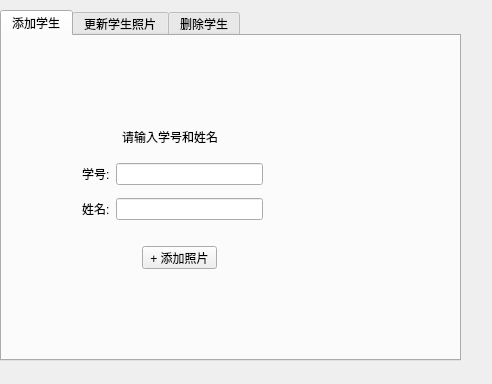
<?xml version="1.0" encoding="UTF-8"?>
<ui version="4.0">
 <class>Frame_stuManage</class>
 <widget class="QWidget" name="Frame_stuManage">
  <property name="geometry">
   <rect>
    <x>0</x>
    <y>0</y>
    <width>492</width>
    <height>384</height>
   </rect>
  </property>
  <property name="windowTitle">
   <string>Form</string>
  </property>
  <widget class="QTabWidget" name="tabWidget">
   <property name="geometry">
    <rect>
     <x>0</x>
     <y>10</y>
     <width>461</width>
     <height>351</height>
    </rect>
   </property>
   <property name="currentIndex">
    <number>0</number>
   </property>
   <property name="iconSize">
    <size>
     <width>20</width>
     <height>20</height>
    </size>
   </property>
   <widget class="QWidget" name="stu_add">
    <attribute name="icon">
     <iconset resource="resource.qrc">
      <normaloff>:/assets/img/addButton.png</normaloff>:/assets/img/addButton.png</iconset>
    </attribute>
    <attribute name="title">
     <string>添加学生</string>
    </attribute>
    <widget class="QWidget" name="view_add_input" native="true">
     <property name="geometry">
      <rect>
       <x>70</x>
       <y>50</y>
       <width>201</width>
       <height>211</height>
      </rect>
     </property>
     <widget class="QPushButton" name="btn_addFace">
      <property name="geometry">
       <rect>
        <x>70</x>
        <y>160</y>
        <width>75</width>
        <height>23</height>
       </rect>
      </property>
      <property name="text">
       <string>+ 添加照片</string>
      </property>
     </widget>
     <widget class="QLabel" name="tip">
      <property name="geometry">
       <rect>
        <x>50</x>
        <y>40</y>
        <width>111</width>
        <height>21</height>
       </rect>
      </property>
      <property name="text">
       <string>请输入学号和姓名</string>
      </property>
     </widget>
     <widget class="QWidget" name="">
      <property name="geometry">
       <rect>
        <x>10</x>
        <y>70</y>
        <width>181</width>
        <height>71</height>
       </rect>
      </property>
      <layout class="QGridLayout" name="gridLayout">
       <item row="0" column="0">
        <widget class="QLabel" name="addstu_id_Label">
         <property name="text">
          <string>学号:</string>
         </property>
        </widget>
       </item>
       <item row="0" column="1">
        <widget class="QLineEdit" name="addstu_id_LineEdit"/>
       </item>
       <item row="1" column="0">
        <widget class="QLabel" name="addstu_name_Label">
         <property name="text">
          <string>姓名:</string>
         </property>
        </widget>
       </item>
       <item row="1" column="1">
        <widget class="QLineEdit" name="addstu_name_LineEdit"/>
       </item>
      </layout>
     </widget>
    </widget>
   </widget>
   <widget class="QWidget" name="stu_update">
    <attribute name="icon">
     <iconset resource="resource.qrc">
      <normaloff>:/assets/img/refresh.png</normaloff>:/assets/img/refresh.png</iconset>
    </attribute>
    <attribute name="title">
     <string>更新学生照片</string>
    </attribute>
    <widget class="QWidget" name="view_update_input" native="true">
     <property name="geometry">
      <rect>
       <x>50</x>
       <y>50</y>
       <width>221</width>
       <height>201</height>
      </rect>
     </property>
     <widget class="QPushButton" name="btn_updateFace">
      <property name="geometry">
       <rect>
        <x>90</x>
        <y>120</y>
        <width>75</width>
        <height>31</height>
       </rect>
      </property>
      <property name="text">
       <string>更新照片</string>
      </property>
     </widget>
     <widget class="QWidget" name="">
      <property name="geometry">
       <rect>
        <x>30</x>
        <y>50</y>
        <width>171</width>
        <height>51</height>
       </rect>
      </property>
      <layout class="QGridLayout" name="gridLayout_2">
       <item row="0" column="1">
        <widget class="QLineEdit" name="tb_id_update"/>
       </item>
       <item row="1" column="0">
        <widget class="QLabel" name="upstu_name_Label">
         <property name="text">
          <string>姓名:</string>
         </property>
        </widget>
       </item>
       <item row="0" column="0">
        <widget class="QLabel" name="upstu_id_Label">
         <property name="text">
          <string>学号:</string>
         </property>
        </widget>
       </item>
       <item row="1" column="1">
        <widget class="QLabel" name="tip_name_update">
         <property name="text">
          <string/>
         </property>
        </widget>
       </item>
      </layout>
     </widget>
    </widget>
   </widget>
   <widget class="QWidget" name="stu_delete">
    <attribute name="icon">
     <iconset resource="resource.qrc">
      <normaloff>:/assets/img/finalNode.png</normaloff>:/assets/img/finalNode.png</iconset>
    </attribute>
    <attribute name="title">
     <string>删除学生</string>
    </attribute>
    <widget class="QPushButton" name="btn_delete">
     <property name="geometry">
      <rect>
       <x>140</x>
       <y>170</y>
       <width>75</width>
       <height>31</height>
      </rect>
     </property>
     <property name="text">
      <string>删除</string>
     </property>
    </widget>
    <widget class="QWidget" name="">
     <property name="geometry">
      <rect>
       <x>80</x>
       <y>100</y>
       <width>171</width>
       <height>51</height>
      </rect>
     </property>
     <layout class="QGridLayout" name="gridLayout_3">
      <item row="0" column="0">
       <widget class="QLabel" name="destu_id_Label">
        <property name="text">
         <string>学号:</string>
        </property>
        <property name="alignment">
         <set>Qt::AlignCenter</set>
        </property>
       </widget>
      </item>
      <item row="0" column="1">
       <widget class="QLineEdit" name="tb_id_delete"/>
      </item>
      <item row="1" column="0">
       <widget class="QLabel" name="destu_name_Label">
        <property name="text">
         <string>姓名:</string>
        </property>
       </widget>
      </item>
      <item row="1" column="1">
       <widget class="QLabel" name="tip_name_delete">
        <property name="text">
         <string/>
        </property>
       </widget>
      </item>
     </layout>
    </widget>
   </widget>
  </widget>
 </widget>
 <resources>
  <include location="resource.qrc"/>
 </resources>
 <connections/>
</ui>
